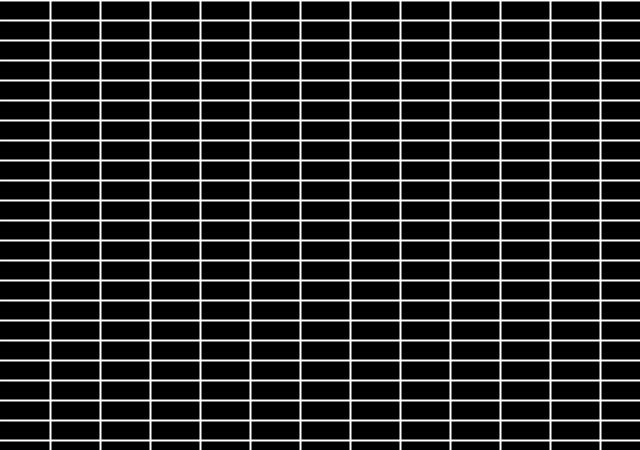
Frame 1 (no input)
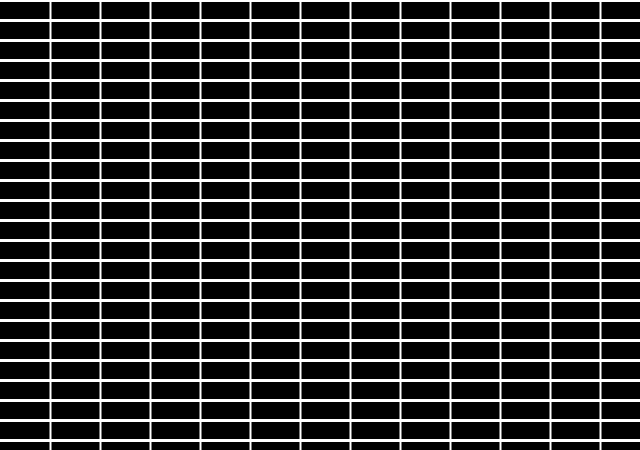
Frame 60 (the mouse pressed at the canvas centre just before this capture)
Frame 120 (the mouse held since frame 60 and released just before this capture): identical to frame 60, image omitted

The Processing sketch that drew these frames (run headless with seeded random() and noise(); from frame 60 on, the mouse is pressed at the canvas centre):

// Processing sketch: For_loop
// ── For_loop.pde

int x;
int y;

void setup(){
  size(640,450);
  background(0);
  x = 50;
}

void draw(){
  
  stroke(255);
  strokeWeight(2);
  
  while(x < width){
  line(x,0,x,height);
  x =  x + 50;
  }
  
  for (y = 0; y < height ; y = y + 20){
    line(0,y,width,y);
  };

}
